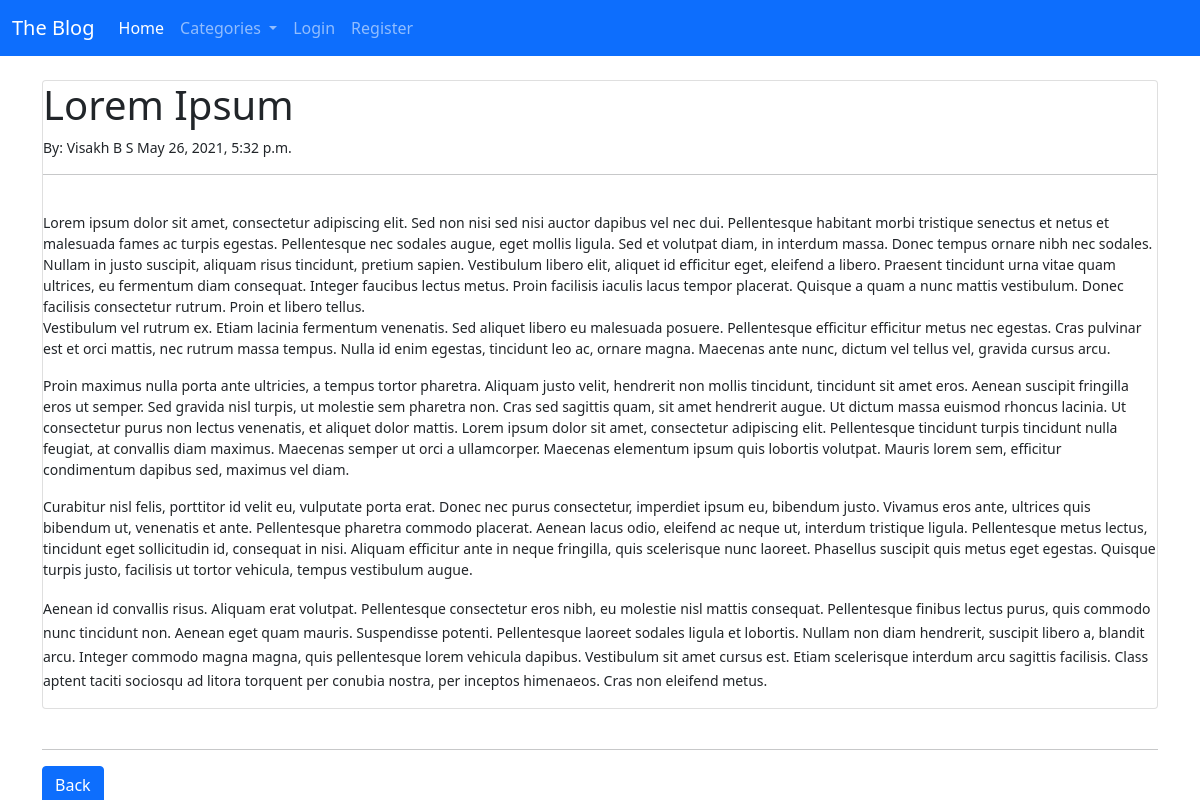
Screenshot of /article/4 with the database file from the repository.
### theblog/models.py (models this page shows, shortened)
class post(models.Model):
    title = models.CharField(max_length=255)
    author = models.ForeignKey(User, on_delete=models.CASCADE)
    body = models.TextField()
    post_date = models.DateTimeField(auto_now_add=True)
    category = models.CharField(max_length=255)

### theblog/views.py (the view)
class DetailView(DetailView):
    model = post
    template_name = 'details.html'
    def get_context_data(self, *args, **kwargs):
        cat_menu = Category.objects.all()
        context = super(DetailView, self).get_context_data(*args, **kwargs)
        context["cat_menu"] = cat_menu
        return context

### theblog/models.py (called while the page is built)
    def __str__(self):
        return self.name

### templates/details.html (shortened to what this page needs)
{% extends 'base.html' %}
{% block content %}
<!DOCTYPE html>
<html lang="en">
<head>
    </head>
<body>
<div class="row">
    <div class="leftcolumn">
        <div class="card">
            <h1>{{ post.title }}</h1>
            <small>By: {{ post.author.first_name }}
                {{ post.author.last_name }}
                {{ post.post_date }}
                <hr>
                <br>
                {{ post.body|safe }}
            </small>
        </div>
    </div>
</div>
    <br>
</body>
<hr>
<a class="btn btn-primary" href="{% url 'home' %}" role="button">Back</a>
</html>
{% endblock %}

### rows the page displays
post: title "Lorem Ipsum", author.first_name "Visakh", author.last_name "B S", post_date "May 26, 2021, 5:32 p.m.", body "Lorem ipsum dolor sit amet, consectetur adipiscing elit. Sed non nisi sed nisi auctor dapibus vel nec dui. Pellentesque habitant morbi tristique senectus et netus et malesuada fames ac turpis egestas. Pellentesque nec sodales augue, eget mollis ligula. Sed et volutpat diam, in interdum massa. Donec tempus ornare nibh nec sodales. Nullam in justo suscipit, aliquam risus tincidunt, pretium sapien. Vestibulum libero elit, aliquet id efficitur eget, eleifend a libero. Praesent tincidunt urna vitae quam ultrices, eu fermentum diam consequat. Integer faucibus lectus metus. Proin facilisis iaculis lacus tempor placerat. Quisque a quam a nunc mattis vestibulum. Donec facilisis consectetur rutrum.…"
